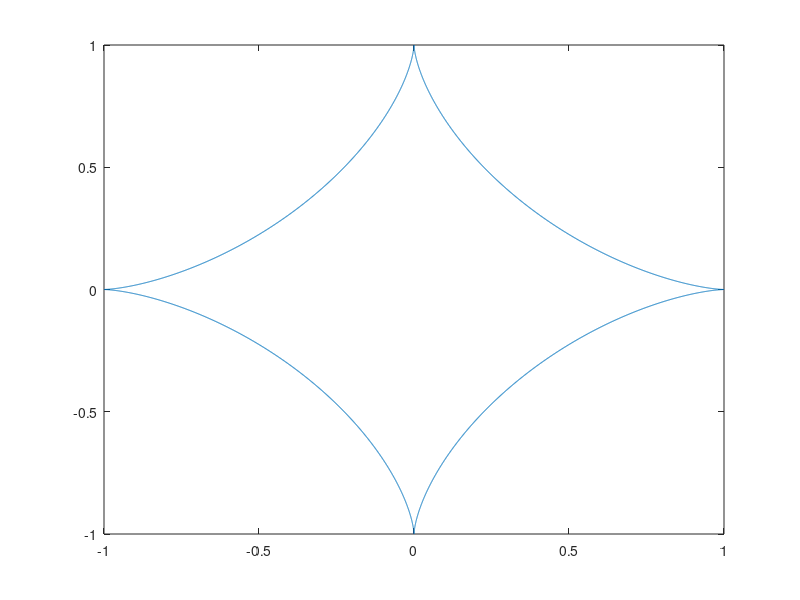

Here is the MATLAB script that generated this plot: (Note: this script raises an error after producing the figure.)
%plotten
t = 0:0.001:2*pi;
x = cos(t).^3;
y = sin(t).^3;
plot(x,y);
%oppervlakte benaderen (via integraal staat onderaan maar werkt niet)
oppervlakte = polyarea(x,y);


%omtrek;
syms t
x = cos(t).^3;
y = sin(t).^3;
dx = matlabFunction(diff(x));
dy = matlabFunction(diff(y));

omtrek = integral(@(t)sqrt(dx(t).^2 + dy(t).^2), 0, 2*pi);

%oppervlakte
%S|y|dx = S|y|*dx*dt?
%abs_y = matlabFunction(abs(y));
%oppervlakte = integral(@(t)abs_y(t)*dx(t), -pi/2, pi/2);